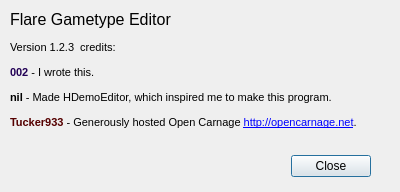
<?xml version="1.0" encoding="UTF-8"?>
<ui version="4.0">
 <class>AboutFlareDialog</class>
 <widget class="QDialog" name="AboutFlareDialog">
  <property name="geometry">
   <rect>
    <x>0</x>
    <y>0</y>
    <width>400</width>
    <height>192</height>
   </rect>
  </property>
  <property name="windowTitle">
   <string>Dialog</string>
  </property>
  <widget class="QDialogButtonBox" name="buttonBox">
   <property name="geometry">
    <rect>
     <x>30</x>
     <y>150</y>
     <width>341</width>
     <height>32</height>
    </rect>
   </property>
   <property name="orientation">
    <enum>Qt::Horizontal</enum>
   </property>
   <property name="standardButtons">
    <set>QDialogButtonBox::Close</set>
   </property>
  </widget>
  <widget class="QLabel" name="label">
   <property name="geometry">
    <rect>
     <x>10</x>
     <y>10</y>
     <width>361</width>
     <height>131</height>
    </rect>
   </property>
   <property name="text">
    <string>&lt;!DOCTYPE HTML PUBLIC &quot;-//W3C//DTD HTML 4.0//EN&quot; &quot;http://www.w3.org/TR/REC-html40/strict.dtd&quot;&gt;
&lt;html&gt;&lt;head&gt;&lt;meta name=&quot;qrichtext&quot; content=&quot;1&quot; /&gt;&lt;style type=&quot;text/css&quot;&gt;
p, li { white-space: pre-wrap; }
&lt;/style&gt;&lt;/head&gt;&lt;body style=&quot; font-family:'MS Shell Dlg 2'; font-size:8pt; font-weight:400; font-style:normal;&quot;&gt;
&lt;p style=&quot; margin-top:12px; margin-bottom:12px; margin-left:0px; margin-right:0px; -qt-block-indent:0; text-indent:0px;&quot;&gt;&lt;span style=&quot; font-size:12pt;&quot;&gt;Flare Gametype Editor&lt;/span&gt;&lt;/p&gt;
&lt;p style=&quot; margin-top:12px; margin-bottom:12px; margin-left:0px; margin-right:0px; -qt-block-indent:0; text-indent:0px;&quot;&gt;&lt;span style=&quot; font-size:8.25pt;&quot;&gt;Version 1.2.3  credits:&lt;/span&gt;&lt;/p&gt;
&lt;p style=&quot; margin-top:12px; margin-bottom:12px; margin-left:0px; margin-right:0px; -qt-block-indent:0; text-indent:0px;&quot;&gt;&lt;span style=&quot; font-size:8.25pt; font-weight:600; color:#220055;&quot;&gt;002&lt;/span&gt;&lt;span style=&quot; font-size:8.25pt;&quot;&gt; - I wrote this.&lt;/span&gt;&lt;/p&gt;
&lt;p style=&quot; margin-top:12px; margin-bottom:12px; margin-left:0px; margin-right:0px; -qt-block-indent:0; text-indent:0px;&quot;&gt;&lt;span style=&quot; font-size:8.25pt; font-weight:600;&quot;&gt;nil&lt;/span&gt;&lt;span style=&quot; font-size:8.25pt;&quot;&gt; - Made HDemoEditor, which inspired me to make this program.&lt;/span&gt;&lt;/p&gt;
&lt;p style=&quot; margin-top:12px; margin-bottom:12px; margin-left:0px; margin-right:0px; -qt-block-indent:0; text-indent:0px;&quot;&gt;&lt;span style=&quot; font-size:8.25pt; font-weight:600; color:#550000;&quot;&gt;Tucker933&lt;/span&gt;&lt;span style=&quot; font-size:8.25pt;&quot;&gt; - Generously hosted Open Carnage &lt;/span&gt;&lt;a href=&quot;http://opencarnage.net/&quot;&gt;&lt;span style=&quot; font-size:8.25pt; text-decoration: underline; color:#0000ff;&quot;&gt;http://opencarnage.net&lt;/span&gt;&lt;/a&gt;&lt;span style=&quot; font-size:8.25pt;&quot;&gt;.&lt;/span&gt;&lt;/p&gt;&lt;/body&gt;&lt;/html&gt;</string>
   </property>
   <property name="alignment">
    <set>Qt::AlignLeading|Qt::AlignLeft|Qt::AlignTop</set>
   </property>
   <property name="wordWrap">
    <bool>true</bool>
   </property>
  </widget>
 </widget>
 <resources/>
 <connections>
  <connection>
   <sender>buttonBox</sender>
   <signal>accepted()</signal>
   <receiver>AboutFlareDialog</receiver>
   <slot>accept()</slot>
   <hints>
    <hint type="sourcelabel">
     <x>248</x>
     <y>254</y>
    </hint>
    <hint type="destinationlabel">
     <x>157</x>
     <y>274</y>
    </hint>
   </hints>
  </connection>
  <connection>
   <sender>buttonBox</sender>
   <signal>rejected()</signal>
   <receiver>AboutFlareDialog</receiver>
   <slot>reject()</slot>
   <hints>
    <hint type="sourcelabel">
     <x>316</x>
     <y>260</y>
    </hint>
    <hint type="destinationlabel">
     <x>286</x>
     <y>274</y>
    </hint>
   </hints>
  </connection>
 </connections>
</ui>
